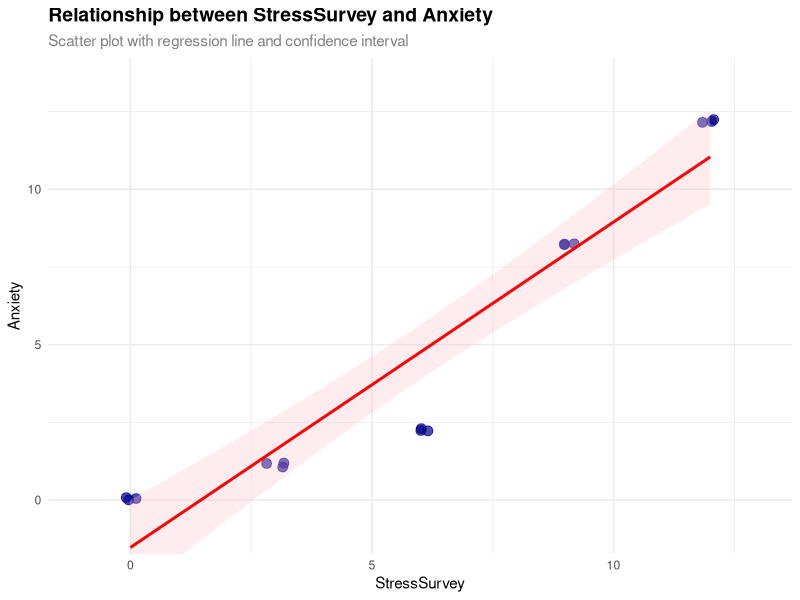
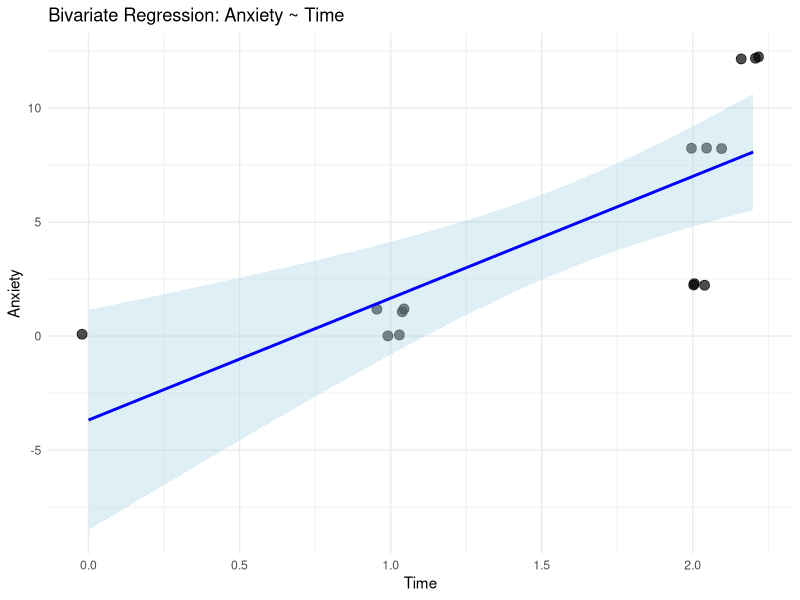
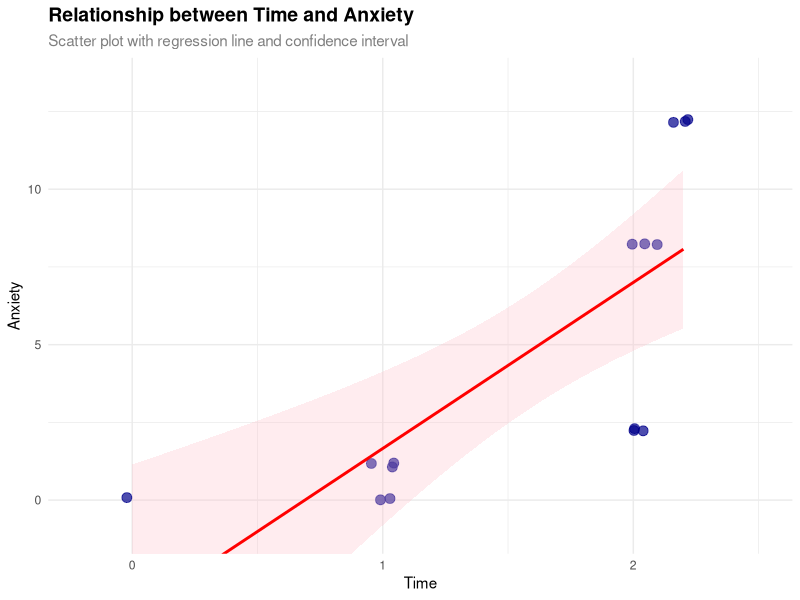

These charts were generated, in order, by the following R code:
## ---- chunk 1
#| echo: true
library(tidyverse)
library(broom)

# Data with known true relationships: Anxiety = Stress + 0.1 × Time
observDF <- tribble(
  ~Stress, ~StressSurvey, ~Time, ~Anxiety,
  0,0,0,0,
  0,0,1,0.1,
  0,0,1,0.1,
  1,3,1,1.1,
  1,3,1,1.1,
  1,3,1,1.1,
  2,6,2,2.2,
  2,6,2,2.2,
  2,6,2,2.2,
  8,9,2,8.2,
  8,9,2,8.2,
  8,9,2.1,8.21,
  12,12,2.2,12.22,
  12,12,2.2,12.22,
  12,12,2.2,12.22
)

observDF
## ---- chunk 2
# Bivariate regression: Anxiety ~ StressSurvey
model1 <- lm(Anxiety ~ StressSurvey, data = observDF)

# Display model summary
summary(model1)

# Extract coefficients using broom for tidy output
tidy(model1)

# Compare to true relationship
# True relationship: Anxiety = Stress + 0.1 × Time
# Note: We're regressing on StressSurvey, not Stress directly
cat("\nTrue relationship: Anxiety = Stress + 0.1 × Time\n")
cat("Estimated relationship: Anxiety =", round(coef(model1)[1], 4), "+", round(coef(model1)[2], 4), "× StressSurvey\n")
## ---- chunk 3
# Scatter plot with regression line: StressSurvey vs Anxiety
# Using jitter to show overlapping points
ggplot(observDF, aes(x = StressSurvey, y = Anxiety)) +
  geom_point(size = 3, alpha = 0.7, color = "darkblue", 
             position = position_jitter(width = 0.2, height = 0.1, seed = 123)) +
  geom_smooth(method = "lm", se = TRUE, color = "red", fill = "pink", alpha = 0.3) +
  coord_cartesian(xlim = c(-1, 13), ylim = c(-1, 13.5), expand = TRUE) +
  labs(
    title = "Relationship between StressSurvey and Anxiety",
    subtitle = "Scatter plot with regression line and confidence interval",
    x = "StressSurvey",
    y = "Anxiety"
  ) +
  theme_minimal() +
  theme(
    plot.title = element_text(size = 14, face = "bold"),
    plot.subtitle = element_text(size = 11, color = "gray50")
  )
## ---- chunk 4
# Bivariate regression: Anxiety ~ Time
model2 <- lm(Anxiety ~ Time, data = observDF)

# Display model summary
summary(model2)

# Extract coefficients using broom for tidy output
tidy(model2)

# Compare to true relationship
# True relationship: Anxiety = Stress + 0.1 × Time
# Note: We're regressing on Time only, not Stress
cat("\nTrue relationship: Anxiety = Stress + 0.1 × Time\n")
cat("Estimated relationship: Anxiety =", round(coef(model2)[1], 4), "+", round(coef(model2)[2], 4), "× Time\n")

# Create scatter plot with regression line
# Using jitter to show overlapping points
ggplot(observDF, aes(x = Time, y = Anxiety)) +
  geom_point(size = 3, alpha = 0.7, position = position_jitter(width = 0.05, height = 0.1, seed = 123)) +
  geom_smooth(method = "lm", se = TRUE, color = "blue", fill = "lightblue") +
  labs(
    title = "Bivariate Regression: Anxiety ~ Time",
    x = "Time",
    y = "Anxiety"
  ) +
  theme_minimal()
## ---- chunk 5
# Scatter plot with regression line: Time vs Anxiety
# Using jitter to show overlapping points
ggplot(observDF, aes(x = Time, y = Anxiety)) +
  geom_point(size = 3, alpha = 0.7, color = "darkblue", 
             position = position_jitter(width = 0.05, height = 0.1, seed = 123)) +
  geom_smooth(method = "lm", se = TRUE, color = "red", fill = "pink", alpha = 0.3) +
  coord_cartesian(xlim = c(-0.2, 2.5), ylim = c(-1, 13.5), expand = TRUE) +
  labs(
    title = "Relationship between Time and Anxiety",
    subtitle = "Scatter plot with regression line and confidence interval",
    x = "Time",
    y = "Anxiety"
  ) +
  theme_minimal() +
  theme(
    plot.title = element_text(size = 14, face = "bold"),
    plot.subtitle = element_text(size = 11, color = "gray50")
  )
## ---- chunk 6
# Multiple regression: Anxiety ~ StressSurvey + Time
model3 <- lm(Anxiety ~ StressSurvey + Time, data = observDF)

# Display model summary
summary(model3)

# Extract coefficients using broom for tidy output
tidy(model3)

# Extract R-squared
glance(model3)

# Compare to true relationship
# True relationship: Anxiety = Stress + 0.1 × Time
# Note: We're regressing on StressSurvey and Time, not Stress directly
cat("\nTrue relationship: Anxiety = Stress + 0.1 × Time\n")
cat("Estimated relationship: Anxiety =", round(coef(model3)[1], 4), "+", 
    round(coef(model3)[2], 4), "× StressSurvey +", 
    round(coef(model3)[3], 4), "× Time\n")
cat("R-squared:", round(summary(model3)$r.squared, 4), "\n")
## ---- chunk 7
# Multiple regression: Anxiety ~ Stress + Time
# Note: This model uses the true predictors, so it should fit perfectly
# The "essentially perfect fit" warning is expected and indicates the model
# matches the true relationship: Anxiety = Stress + 0.1 × Time
# This is actually a good sign - it means we're using the correct predictors!
model4 <- lm(Anxiety ~ Stress + Time, data = observDF)

# Display model summary
# Suppressing the "essentially perfect fit" warning since it's expected
# when using the true predictors that match the data-generating process
suppressWarnings(summary(model4))

# Extract coefficients using broom for tidy output
suppressWarnings(tidy(model4))

# Extract R-squared
suppressWarnings(glance(model4))

# Compare to true relationship
# True relationship: Anxiety = Stress + 0.1 × Time
cat("\nTrue relationship: Anxiety = Stress + 0.1 × Time\n")
cat("Estimated relationship: Anxiety =", round(coef(model4)[1], 4), "+", 
    round(coef(model4)[2], 4), "× Stress +", 
    round(coef(model4)[3], 4), "× Time\n")
cat("R-squared:", round(suppressWarnings(summary(model4))$r.squared, 4), "\n")
## ---- chunk 8
# Compare the two multiple regression models
# Model 3: Anxiety ~ StressSurvey + Time
# Model 4: Anxiety ~ Stress + Time

# Create a comparison table of coefficients
coef_comparison <- bind_rows(
  tidy(model3) %>% mutate(Model = "Model 3 (StressSurvey + Time)"),
  suppressWarnings(tidy(model4)) %>% mutate(Model = "Model 4 (Stress + Time)")
) %>%
  select(Model, term, estimate, std.error, statistic, p.value)

# Display coefficient comparison
print(coef_comparison)

# Compare R-squared values
r2_comparison <- bind_rows(
  glance(model3) %>% mutate(Model = "Model 3 (StressSurvey + Time)"),
  suppressWarnings(glance(model4)) %>% mutate(Model = "Model 4 (Stress + Time)")
) %>%
  select(Model, r.squared, adj.r.squared)

cat("\n=== R-squared Comparison ===\n")
print(r2_comparison)

# Summary comparison
cat("\n=== Model Comparison Summary ===\n")
cat("Model 3 (StressSurvey + Time):\n")
cat("  R-squared:", round(summary(model3)$r.squared, 4), "\n")
cat("  Intercept:", round(coef(model3)[1], 4), "\n")
cat("  StressSurvey coefficient:", round(coef(model3)[2], 4), "\n")
cat("  Time coefficient:", round(coef(model3)[3], 4), "\n")
cat("\nModel 4 (Stress + Time):\n")
cat("  R-squared:", round(suppressWarnings(summary(model4))$r.squared, 4), "\n")
cat("  Intercept:", round(coef(model4)[1], 4), "\n")
cat("  Stress coefficient:", round(coef(model4)[2], 4), " (true value = 1.0)\n")
cat("  Time coefficient:", round(coef(model4)[3], 4), " (true value = 0.1)\n")
